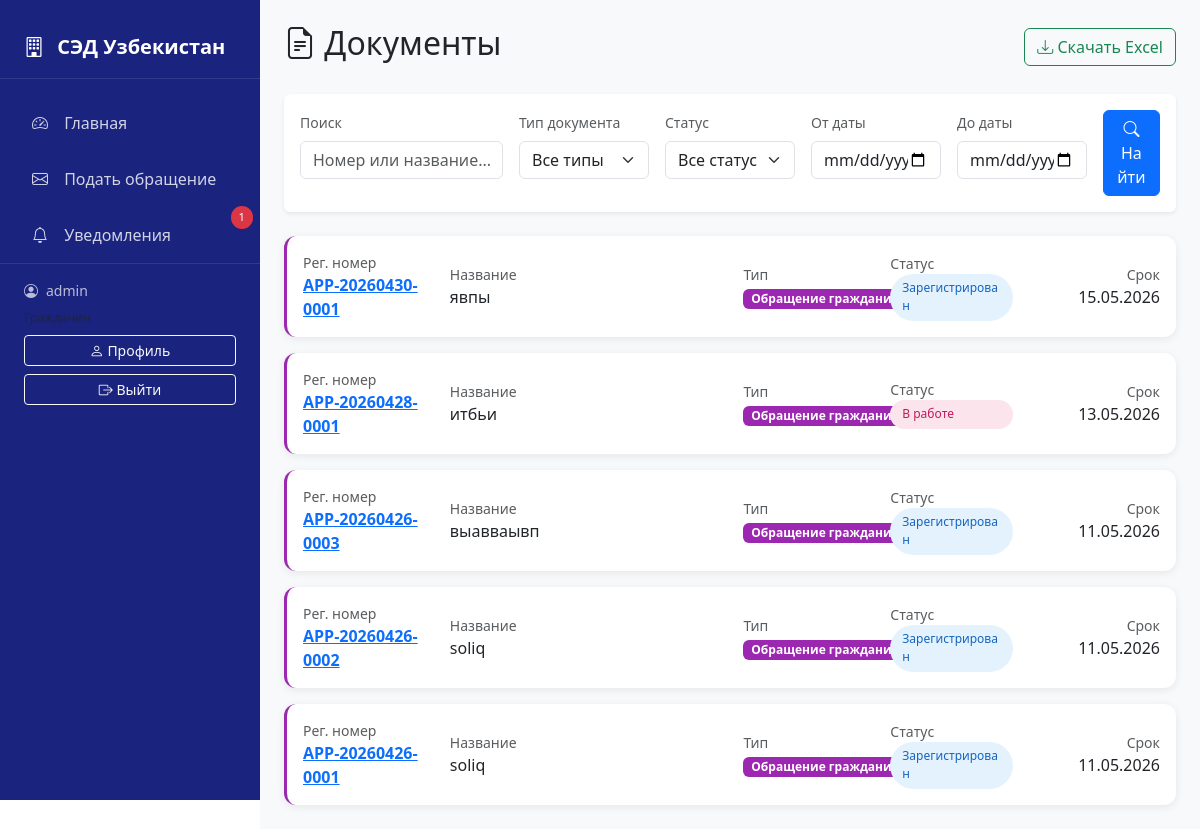
/documents/ (signed in), run on the app's committed database.
### documents/models.py (models this page shows, shortened)
class User(AbstractUser):
    ROLE_CHOICES = [
        ('citizen', 'Гражданин'),
        ('secretary', 'Секретарь'),
        ('head', 'Руководитель'),
        ('executor', 'Исполнитель'),
        ('admin', 'Администратор'),
    ]
    role = models.CharField(max_length=20, choices=ROLE_CHOICES, default='citizen')
    full_name = models.CharField(max_length=255, blank=True)
    phone = models.CharField(max_length=20, blank=True)
    department = models.ForeignKey(
        'Department',
        on_delete=models.SET_NULL,
        null=True,
        blank=True,
        related_name='users'
    )
    class Meta:
        verbose_name = 'Пользователь'
        verbose_name_plural = 'Пользователи'
    def is_head(self):
        return self.role == 'head'
    def is_secretary(self):
        return self.role == 'secretary'
    def is_executor(self):
        return self.role == 'executor'
    def is_admin(self):
        return self.role == 'admin'
    def is_citizen(self):
        return self.role == 'citizen'

class Document(models.Model):
    DOC_TYPE_CHOICES = [
        ('IN', 'Входящий'),
        ('OUT', 'Исходящий'),
        ('INT', 'Внутренний'),
        ('APP', 'Обращение гражданина'),
    ]
    STATUS_CHOICES = [
        ('DRAFT', 'Черновик'),
        ('REGISTERED', 'Зарегистрирован'),
        ('SENT', 'Отправлен'),
        ('RECEIVED', 'Принят'),
        ('RESOLUTION', 'На резолюции'),
        ('IN_PROGRESS', 'В работе'),
        ('DONE', 'Выполнен'),
        ('OVERDUE', 'Просрочен'),
    ]
    reg_number = models.CharField(max_length=50, unique=True, blank=True)
    title = models.CharField(max_length=500)
    doc_type = models.CharField(max_length=10, choices=DOC_TYPE_CHOICES)
    content = models.TextField(blank=True)
    file = models.FileField(upload_to='documents/%Y/%m/', blank=True, null=True)
    status = models.CharField(max_length=20, choices=STATUS_CHOICES, default='DRAFT')
    created_at = models.DateTimeField(auto_now_add=True)
    updated_at = models.DateTimeField(auto_now=True)
    deadline = models.DateField(null=True, blank=True)
    author = models.ForeignKey(
        User,
        on_delete=models.SET_NULL,
        null=True,
        related_name='authored_documents'
    )
    assigned_to = models.ForeignKey(
        User,
        on_delete=models.SET_NULL,
        null=True,
        blank=True,
        related_name='assigned_documents'
    )
    sender_org = models.CharField(max_length=255, blank=True)
    sender_person = models.CharField(max_length=255, blank=True)
    destination_org = models.CharField(max_length=255, blank=True, help_text='Государственное учреждение-получатель')
    destination_department = models.ForeignKey(
        'Department',
        on_delete=models.SET_NULL,
        null=True,
        blank=True,
        related_name='received_documents',
        help_text='Отдел-получатель'
    )
    destination_person = models.ForeignKey(
        User,
        on_delete=models.SET_NULL,
        null=True,
        blank=True,
        related_name='received_appeals',
        help_text='Лицо, ответственное за обработку'
    )
    ACCEPTANCE_STATUS_CHOICES = [
        ('pending', 'В ожидании'),
        ('accepted', 'Принято'),
        ('rejected', 'Отклонено'),
    ]
    acceptance_status = models.CharField(
        max_length=20,
        choices=ACCEPTANCE_STATUS_CHOICES,
        default='pending',
        help_text='Статус приема входящего документа'
    )
    accepted_by = models.ForeignKey(
        User,
        on_delete=models.SET_NULL,
        null=True,
        blank=True,
        related_name='accepted_documents',
        help_text='Пользователь, принявший документ'
    )
    accepted_at = models.DateTimeField(null=True, blank=True)
    rejection_reason = models.TextField(blank=True, help_text='Причина отклонения документа')
    class Meta:
        verbose_name = 'Документ'
        verbose_name_plural = 'Документы'
        ordering = ['-created_at']
    def is_overdue(self):
        if self.deadline and self.status != 'DONE':
            return timezone.now().date() > self.deadline
        return False

### documents/views.py (the view)
# urls.py: path('documents/', views.document_list, name='document_list'),
@login_required
def document_list(request):
    documents = Document.objects.all().order_by('-created_at')
    form = DocumentSearchForm(request.GET)
    if form.is_valid():
        search = form.cleaned_data.get('search')
        doc_type = form.cleaned_data.get('doc_type')
        status = form.cleaned_data.get('status')
        date_from = form.cleaned_data.get('date_from')
        date_to = form.cleaned_data.get('date_to')
        if search:
            documents = documents.filter(
                Q(reg_number__icontains=search) |
                Q(title__icontains=search) |
                Q(sender_person__icontains=search)
            )
        if doc_type:
            documents = documents.filter(doc_type=doc_type)
        if status:
            documents = documents.filter(status=status)
        if date_from:
            documents = documents.filter(created_at__date__gte=date_from)
        if date_to:
            documents = documents.filter(created_at__date__lte=date_to)
    user = request.user
    if user.is_executor():
        documents = documents.filter(assigned_to=user)
    elif user.is_citizen():
        documents = documents.filter(author=user, doc_type='APP')
    from django.core.paginator import Paginator
    paginator = Paginator(documents, 25)
    page_number = request.GET.get('page')
    documents = paginator.get_page(page_number)
    context = {
        'documents': documents,
        'form': form,
    }
    return render(request, 'documents/document_list.html', context)

### documents/forms.py
class DocumentSearchForm(forms.Form):
    search = forms.CharField(
        max_length=100,
        required=False,
        widget=forms.TextInput(attrs={
            'class': 'form-control',
            'placeholder': 'Поиск по номеру или названию...'
        })
    )
    doc_type = forms.ChoiceField(
        choices=[('', 'Все типы')] + list(Document.DOC_TYPE_CHOICES),
        required=False,
        widget=forms.Select(attrs={'class': 'form-select'})
    )
    status = forms.ChoiceField(
        choices=[('', 'Все статусы')] + list(Document.STATUS_CHOICES),
        required=False,
        widget=forms.Select(attrs={'class': 'form-select'})
    )
    date_from = forms.DateField(
        required=False,
        widget=forms.DateInput(attrs={
            'class': 'form-control',
            'type': 'date'
        })
    )
    date_to = forms.DateField(
        required=False,
        widget=forms.DateInput(attrs={
            'class': 'form-control',
            'type': 'date'
        })
    )

### documents/context_processors.py (called while the page is built)
def notifications(request):
    if request.user.is_authenticated:
        unread = Notification.objects.filter(user=request.user, is_read=False)
        return {
            'notifications': unread,
            'unread_count': unread.count()
        }
    return {
        'notifications': [],
        'unread_count': 0
    }

### templates/documents/document_list.html (shortened to what this page needs)
{% extends 'base.html' %}
{% block content %}
<div class="d-flex justify-content-between align-items-center mb-4">
  <h2><i class="bi bi-file-earmark-text"></i> Документы</h2>
  <div class="d-flex gap-2">
    <a href="{% url 'export_documents_excel' %}?{{ request.GET.urlencode }}" class="btn btn-outline-success">
      <i class="bi bi-download"></i> Скачать Excel
    </a>
  </div>
</div>
<div class="card border-0 shadow-sm mb-4">
  <div class="card-body">
    <form method="get" class="row g-3">
      <div class="col-lg-3">
        <label class="form-label small text-muted">Поиск</label>
        <input
          type="text"
          name="search"
          class="form-control"
          placeholder="Номер или название..."
          value="{{ request.GET.search|default:'' }}"
        />
      </div>
      <div class="col-lg-2">
        <label class="form-label small text-muted">Тип документа</label>
        <select name="doc_type" class="form-select">
          <option value="">Все типы</option>
        </select>
      </div>
      <div class="col-lg-2">
        <label class="form-label small text-muted">Статус</label>
        <select name="status" class="form-select">
          <option value="">Все статусы</option>
        </select>
      </div>
      <div class="col-lg-2">
        <label class="form-label small text-muted">От даты</label>
        <input
          type="date"
          name="date_from"
          class="form-control"
          value="{{ request.GET.date_from|default:'' }}"
        />
      </div>
      <div class="col-lg-2">
        <label class="form-label small text-muted">До даты</label>
        <input
          type="date"
          name="date_to"
          class="form-control"
          value="{{ request.GET.date_to|default:'' }}"
        />
      </div>
      <div class="col-lg-1 d-flex align-items-end">
        <button type="submit" class="btn btn-primary w-100">
          <i class="bi bi-search"></i> Найти
        </button>
      </div>
    </form>
  </div>
</div>
<div class="row g-3">
  {% for doc in documents %}
  <div class="col-12">
    <div
      class="card document-card doc-type-{{ doc.doc_type }} {% if doc.is_overdue %}overdue-card{% endif %}"
    >
      <div class="card-body">
        <div class="row align-items-center">
          <div class="col-md-2">
            <div class="text-muted small">Рег. номер</div>
            <div class="fw-bold">
              <a href="{% url 'document_detail' doc.pk %}"
                >{{ doc.reg_number|default:"—" }}</a
              >
            </div>
          </div>
          <div class="col-md-4">
            <div class="text-muted small">Название</div>
            <div>{{ doc.title|truncatechars:60 }}</div>
          </div>
          <div class="col-md-2">
            <div class="text-muted small">Тип</div>
            <span
              class="badge bg-{% if doc.doc_type == 'IN' %}primary{% elif doc.doc_type == 'OUT' %}success{% elif doc.doc_type == 'INT' %}warning{% else %}purple{% endif %}"
            >
              {{ doc.get_doc_type_display }}
            </span>
          </div>
          <div class="col-md-2">
            <div class="text-muted small">Статус</div>
            <div class="d-flex flex-column gap-1">
              <span class="status-badge status-{{ doc.status }}"
                >{{ doc.get_status_display }}</span
              >
            </div>
          </div>
          <div class="col-md-2 text-end">
            <div class="text-muted small">Срок</div>
            {% if doc.deadline %}
            <div class="{% if doc.is_overdue %}text-danger fw-bold{% endif %}">
              {{ doc.deadline|date:"d.m.Y" }}
            </div>
            {% else %} — {% endif %}
          </div>
        </div>
      </div>
    </div>
  </div>
  {% endfor %}
</div>
{% endblock %}

### templates/base.html (shortened to what this page needs)
<!doctype html>
<html lang="uz">
  <head>
    <link
      href="https://cdn.jsdelivr.net/npm/bootstrap@5.3.0/dist/css/bootstrap.min.css"
      rel="stylesheet"
    />
    <link
      rel="stylesheet"
      href="https://cdn.jsdelivr.net/npm/bootstrap-icons@1.11.0/font/bootstrap-icons.css"
    />
  </head>
  <body>
    <nav class="sidebar">
      <div class="brand">
        <i class="bi bi-building"></i>
        СЭД Узбекистан
      </div>
      <ul class="nav flex-column">
        <li class="nav-item">
          <a class="nav-link" href="{% url 'dashboard' %}">
            <i class="bi bi-speedometer2"></i> Главная
          </a>
        </li>
        {% if user.is_authenticated %}
        {% if user.is_citizen %}
        <li class="nav-item">
          <a class="nav-link" href="{% url 'citizen_appeal' %}">
            <i class="bi bi-envelope"></i> Подать обращение
          </a>
        </li>
        {% endif %}
        <li class="nav-item">
          <a class="nav-link" href="{% url 'notifications' %}">
            <i class="bi bi-bell"></i> Уведомления
            {% if unread_count and unread_count > 0 %}
            <span class="notification-badge">{{ unread_count }}</span>
            {% endif %}
          </a>
        </li>
        {% endif %}
      </ul>
      {% if user.is_authenticated %}
      <div class="user-info">
        <div class="d-flex align-items-center mb-2">
          <i class="bi bi-person-circle me-2"></i>
          <span>{{ user.username }}</span>
        </div>
        <div class="small text-muted mb-2">{{ user.get_role_display }}</div>
        <div class="d-grid gap-2">
          <a href="{% url 'user_profile' %}" class="btn btn-sm btn-outline-light">
            <i class="bi bi-person"></i> Профиль
          </a>
          <a href="{% url 'logout' %}" class="btn btn-sm btn-outline-light">
            <i class="bi bi-box-arrow-right"></i> Выйти
          </a>
        </div>
      </div>
      {% endif %}
    </nav>
    <main class="main-content">
      {% block content %}{% endblock %}
    </main>
  </body>
</html>

### templates/base.html (style rules this page uses)
:root { --sidebar-width: 260px; }
body { min-height: 100vh; }
.sidebar { width: var(--sidebar-width); min-height: 100vh; background: #1a237e; position: fixed; left: 0; top: 0; padding-top: 1rem; }
.sidebar .nav-link { color: rgba(255, 255, 255, 0.8); padding: 0.75rem 1.25rem; border-radius: 0.5rem; margin: 0.25rem 0.75rem; transition: all 0.2s; position: relative; }
.sidebar .nav-link i { margin-right: 0.75rem; width: 1.25rem; text-align: center; }
.main-content { margin-left: var(--sidebar-width); padding: 1.5rem; min-height: 100vh; background: #f8f9fa; }
.brand { color: #fff; font-size: 1.25rem; font-weight: 600; padding: 1rem 1.5rem; border-bottom: 1px solid rgba(255, 255, 255, 0.1); margin-bottom: 1rem; }
.brand i { margin-right: 0.5rem; }
.user-info { padding: 1rem 1.5rem; border-top: 1px solid rgba(255, 255, 255, 0.1); color: rgba(255, 255, 255, 0.7); font-size: 0.875rem; }
.document-card { border: none; border-radius: 0.75rem; box-shadow: 0 2px 8px rgba(0, 0, 0, 0.08); transition: box-shadow 0.2s; }
.status-badge { font-size: 0.75rem; padding: 0.35rem 0.75rem; border-radius: 2rem; font-weight: 500; display: inline-block; }
.status-REGISTERED { background: #e3f2fd; color: #1565c0; }
.status-IN_PROGRESS { background: #fce4ec; color: #c2185b; }
.doc-type-APP { border-left: 3px solid #9c27b0; }
.notification-badge { position: absolute; top: -5px; right: -5px; background: #dc3545; color: white; font-size: 0.7rem; padding: 0.2rem 0.5rem; border-radius: 1rem; min-width: 1.25rem; text-align: center; }

### templates/documents/document_list.html (style rules this page uses)
.bg-purple { background-color: #9c27b0 !important; }

### data on the page
User: username "admin"
Document: reg_number "APP-20260430-0001", title "явпы", doc_type "Обращение гражданина", status "Зарегистрирован", deadline "15.05.2026"
Document: reg_number "APP-20260428-0001", title "итбьи", doc_type "Обращение гражданина", status "В работе", deadline "13.05.2026"
Document: reg_number "APP-20260426-0003", title "выавваывп", doc_type "Обращение гражданина", status "Зарегистрирован", deadline "11.05.2026"
Document: reg_number "APP-20260426-0002", title "soliq", doc_type "Обращение гражданина", status "Зарегистрирован", deadline "11.05.2026"
Document: reg_number "APP-20260426-0001", title "soliq", doc_type "Обращение гражданина", status "Зарегистрирован", deadline "11.05.2026"

### other printed values
{{ unread_count }} "1"
